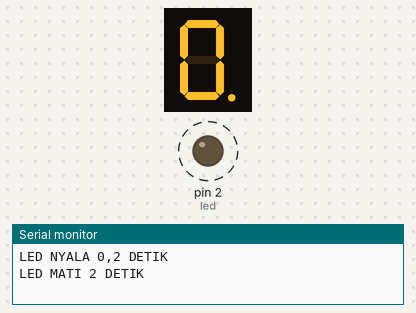
The sketch below on a simulated Arduino Uno, built with avr-gcc and run on an emulated ATmega328P. On the bench: 1-digit seven-segment display, output pins drawn as LEDs (lit = HIGH), the last lines printed to the serial monitor. Wiring (inferred from the names in the program): 1-digit 7-segment display, segments lit when LOW: segments pin 10, pin 9, pin 6, pin 7, pin 8, pin 11, pin 12, pin 5. Dashed ring = blinking. The segment pins are drawn as the display they are named for; pins used as bus, display or sensor lines are not drawn.

Above: at 0.3 s.
At 2.3 s:
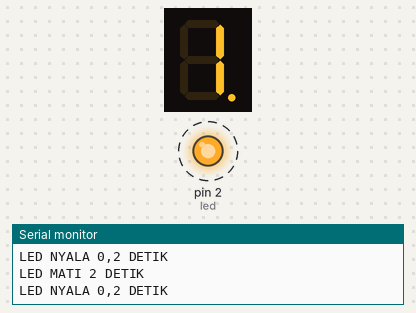
Timing chart, 0 to 130.0 s (numbered marks = the images above):
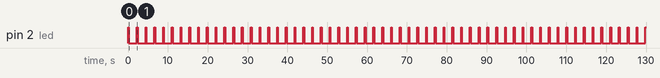

Measured:
- by itself, pin 2 (led): alternates HIGH for 0.20 s and LOW for 2.0 s
- what the display in image 0 shows lasts 2.0 s, from 0.2 s to 2.2 s

The sketch:

PRAKTIKUM_45_19.01.53_A_Praktek.ino
```cpp
/*	This is a default program--
	Use File->Load Prog to load a different program
*/

int led = 2;
int b = 9;
int a = 10;
int f = 11;
int g = 12;
int dp = 5;
int c = 6;
int d = 7;
int e = 8;

void setup()
{
	pinMode(led, OUTPUT);
	pinMode(a, OUTPUT);
  pinMode(b, OUTPUT);
  pinMode(c, OUTPUT);
  pinMode(d, OUTPUT);
  pinMode(e, OUTPUT);
  pinMode(f, OUTPUT);
  pinMode(g, OUTPUT);
  pinMode(dp, OUTPUT);
	Serial.begin(9600);
  digitalWrite(dp, LOW);
}

void loop()
{
	digitalWrite(led, HIGH);
	Serial.println("LED NYALA 0,2 DETIK");

    digitalWrite(a, HIGH);
    digitalWrite(b, LOW);
    digitalWrite(c, LOW);
    digitalWrite(d, HIGH);
    digitalWrite(e, HIGH);
    digitalWrite(f, HIGH);
    digitalWrite(g, HIGH);

	delay(200);
	digitalWrite(led, LOW);
	Serial.println("LED MATI 2 DETIK");

    digitalWrite(a, LOW);
    digitalWrite(b, LOW);
    digitalWrite(c, LOW);
    digitalWrite(d, LOW);
    digitalWrite(e, LOW);
    digitalWrite(f, LOW);
    digitalWrite(g, HIGH);

	delay(2000);

}
```
